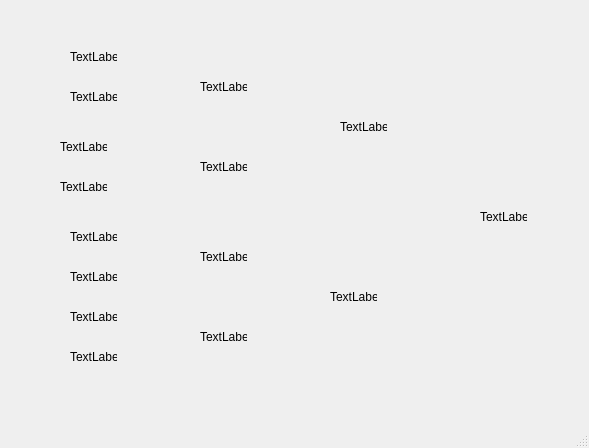
<?xml version="1.0" encoding="UTF-8"?>
<ui version="4.0">
 <class>MainWindow</class>
 <widget class="QMainWindow" name="MainWindow">
  <property name="geometry">
   <rect>
    <x>0</x>
    <y>0</y>
    <width>589</width>
    <height>448</height>
   </rect>
  </property>
  <property name="windowTitle">
   <string>Ventana7</string>
  </property>
  <widget class="QWidget" name="centralwidget">
   <widget class="QLabel" name="label">
    <property name="geometry">
     <rect>
      <x>9</x>
      <y>9</y>
      <width>575</width>
      <height>403</height>
     </rect>
    </property>
    <property name="text">
     <string/>
    </property>
    <property name="pixmap">
     <pixmap>imagenV7.png</pixmap>
    </property>
   </widget>
   <widget class="QLabel" name="label_2">
    <property name="geometry">
     <rect>
      <x>70</x>
      <y>50</y>
      <width>47</width>
      <height>13</height>
     </rect>
    </property>
    <property name="text">
     <string>TextLabel</string>
    </property>
   </widget>
   <widget class="QLabel" name="label_3">
    <property name="geometry">
     <rect>
      <x>70</x>
      <y>90</y>
      <width>47</width>
      <height>13</height>
     </rect>
    </property>
    <property name="text">
     <string>TextLabel</string>
    </property>
   </widget>
   <widget class="QLabel" name="label_4">
    <property name="geometry">
     <rect>
      <x>60</x>
      <y>140</y>
      <width>47</width>
      <height>13</height>
     </rect>
    </property>
    <property name="text">
     <string>TextLabel</string>
    </property>
   </widget>
   <widget class="QLabel" name="label_5">
    <property name="geometry">
     <rect>
      <x>60</x>
      <y>180</y>
      <width>47</width>
      <height>13</height>
     </rect>
    </property>
    <property name="text">
     <string>TextLabel</string>
    </property>
   </widget>
   <widget class="QLabel" name="label_6">
    <property name="geometry">
     <rect>
      <x>70</x>
      <y>230</y>
      <width>47</width>
      <height>13</height>
     </rect>
    </property>
    <property name="text">
     <string>TextLabel</string>
    </property>
   </widget>
   <widget class="QLabel" name="label_7">
    <property name="geometry">
     <rect>
      <x>70</x>
      <y>270</y>
      <width>47</width>
      <height>13</height>
     </rect>
    </property>
    <property name="text">
     <string>TextLabel</string>
    </property>
   </widget>
   <widget class="QLabel" name="label_8">
    <property name="geometry">
     <rect>
      <x>70</x>
      <y>310</y>
      <width>47</width>
      <height>13</height>
     </rect>
    </property>
    <property name="text">
     <string>TextLabel</string>
    </property>
   </widget>
   <widget class="QLabel" name="label_9">
    <property name="geometry">
     <rect>
      <x>70</x>
      <y>350</y>
      <width>47</width>
      <height>13</height>
     </rect>
    </property>
    <property name="text">
     <string>TextLabel</string>
    </property>
   </widget>
   <widget class="QLabel" name="label_10">
    <property name="geometry">
     <rect>
      <x>200</x>
      <y>80</y>
      <width>47</width>
      <height>13</height>
     </rect>
    </property>
    <property name="text">
     <string>TextLabel</string>
    </property>
   </widget>
   <widget class="QLabel" name="label_11">
    <property name="geometry">
     <rect>
      <x>200</x>
      <y>160</y>
      <width>47</width>
      <height>13</height>
     </rect>
    </property>
    <property name="text">
     <string>TextLabel</string>
    </property>
   </widget>
   <widget class="QLabel" name="label_12">
    <property name="geometry">
     <rect>
      <x>200</x>
      <y>250</y>
      <width>47</width>
      <height>13</height>
     </rect>
    </property>
    <property name="text">
     <string>TextLabel</string>
    </property>
   </widget>
   <widget class="QLabel" name="label_13">
    <property name="geometry">
     <rect>
      <x>200</x>
      <y>330</y>
      <width>47</width>
      <height>13</height>
     </rect>
    </property>
    <property name="text">
     <string>TextLabel</string>
    </property>
   </widget>
   <widget class="QLabel" name="label_14">
    <property name="geometry">
     <rect>
      <x>340</x>
      <y>120</y>
      <width>47</width>
      <height>13</height>
     </rect>
    </property>
    <property name="text">
     <string>TextLabel</string>
    </property>
   </widget>
   <widget class="QLabel" name="label_15">
    <property name="geometry">
     <rect>
      <x>330</x>
      <y>290</y>
      <width>47</width>
      <height>13</height>
     </rect>
    </property>
    <property name="text">
     <string>TextLabel</string>
    </property>
   </widget>
   <widget class="QLabel" name="label_16">
    <property name="geometry">
     <rect>
      <x>480</x>
      <y>210</y>
      <width>47</width>
      <height>13</height>
     </rect>
    </property>
    <property name="text">
     <string>TextLabel</string>
    </property>
   </widget>
  </widget>
  <widget class="QMenuBar" name="menubar">
   <property name="geometry">
    <rect>
     <x>0</x>
     <y>0</y>
     <width>589</width>
     <height>21</height>
    </rect>
   </property>
  </widget>
  <widget class="QStatusBar" name="statusbar"/>
 </widget>
 <resources/>
 <connections/>
</ui>
